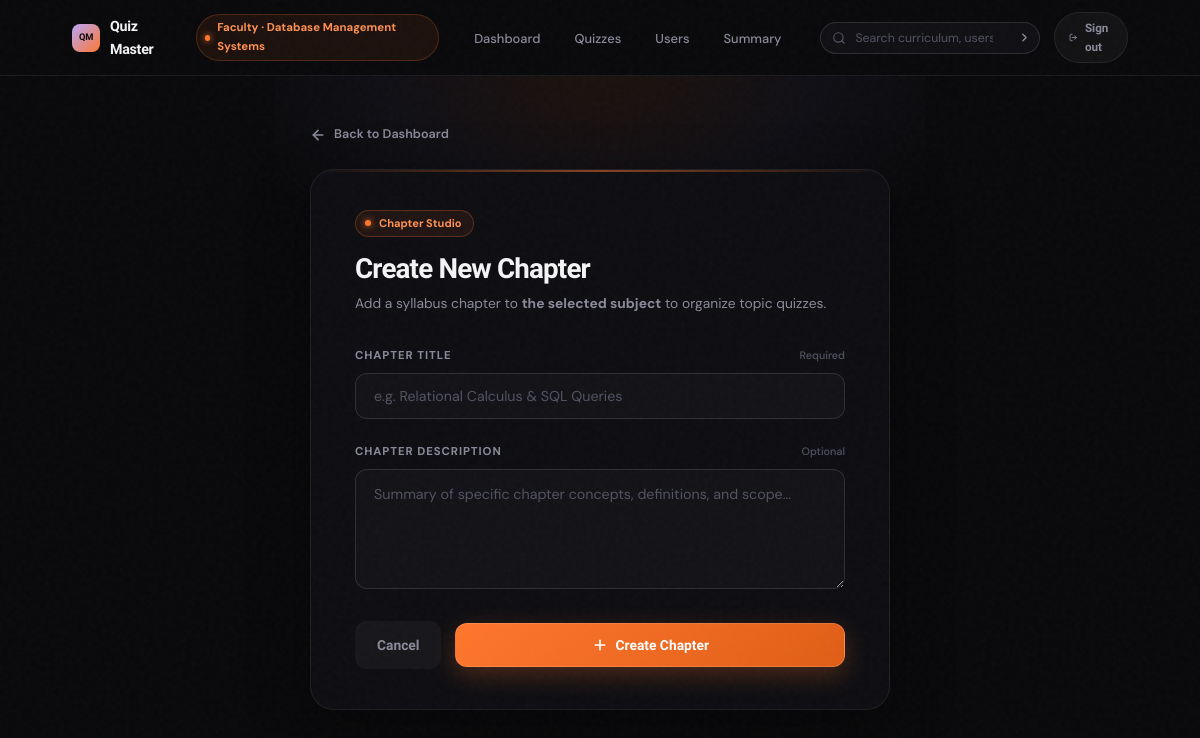
Before: /new_chap/3/Database Management Systems (signed in) with the older database file.
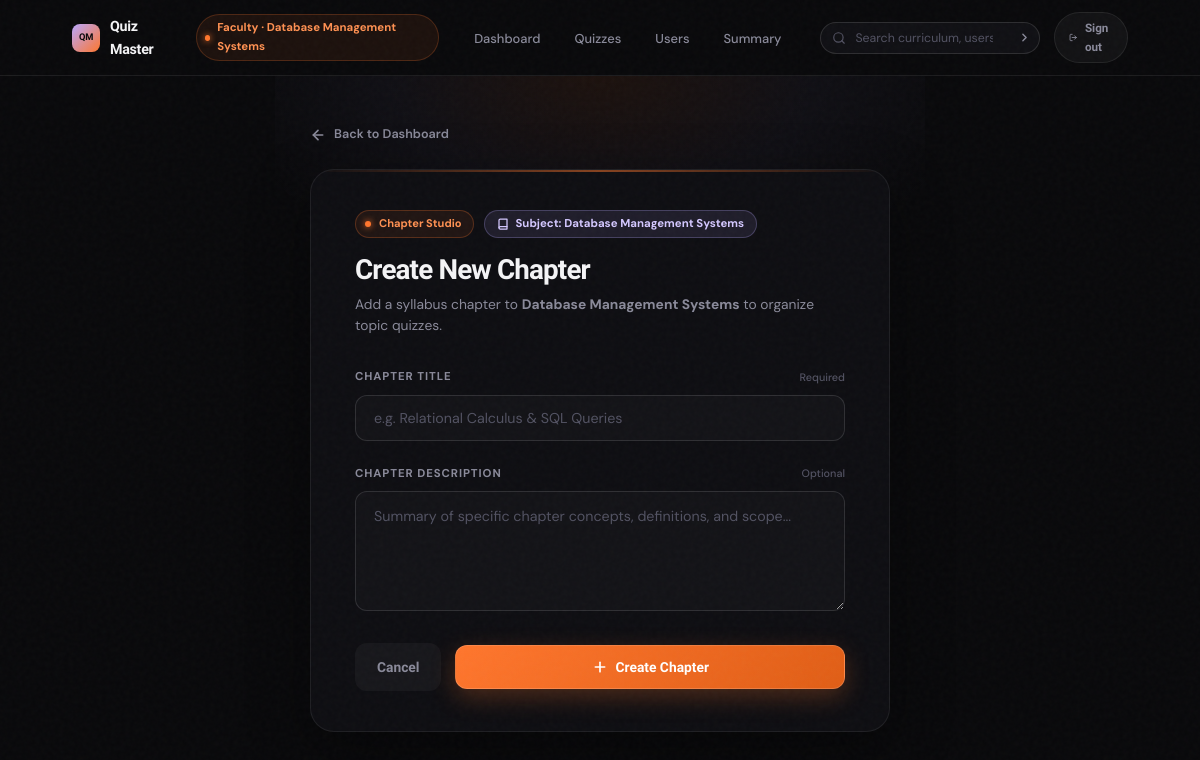
After: the same page with the newer database file.
### models/models.py (models this page shows)
class Subject(db.Model):
    __tablename__ = 'subject'
    id = db.Column(db.Integer, primary_key=True)
    name = db.Column(db.String, unique=True, nullable=False)
    description = db.Column(db.Text)
    chapters = db.relationship('Chapter', backref='subject', lazy=True)

### controllers/controllers.py (the view, shortened to what this page needs)
@app.route("/new_chap/<subject_id>/<name>", methods=["GET", "POST"])
@login_required
def new_chapter(subject_id, name):
    subject = Subject.query.filter_by(id=subject_id).first()
    return render_template("new_chap.html", name=name, subject_id=subject_id, subject=subject)

### controllers/controllers.py (called while the page is built)
def login_required(f):
    @wraps(f)
    def decorated_function(*args, **kwargs):
        if "user_id" not in session:
            return redirect(url_for("login"))
        return f(*args, **kwargs)
    return decorated_function

### templates/new_chap.html (shortened to what this page needs)
<!DOCTYPE html>
<html lang="en">
<head>
</head>
<body>
  {% include 'admin_nav.html' %}
  <main class="admin-page">
    <div class="form-wrapper">
      <a href="/admin/{{ name }}" class="back-link">
        <svg width="16" height="16" viewBox="0 0 24 24" fill="none" stroke="currentColor" stroke-width="2.5" stroke-linecap="round" stroke-linejoin="round"><line x1="19" y1="12" x2="5" y2="12"/><polyline points="12 19 5 12 12 5"/></svg>
        Back to Dashboard
      </a>
      <article class="form-card">
        <div class="form-badges-row">
          <div class="form-badge">
            <span class="badge-pip" aria-hidden="true"></span>
            <span>Chapter Studio</span>
          </div>
          {% if subject %}
          <div class="subject-pill">
            <svg width="12" height="12" viewBox="0 0 24 24" fill="none" stroke="currentColor" stroke-width="2.5" stroke-linecap="round" stroke-linejoin="round"><path d="M4 19.5A2.5 2.5 0 0 1 6.5 17H20"/><path d="M6.5 2H20v20H6.5A2.5 2.5 0 0 1 4 19.5v-15A2.5 2.5 0 0 1 6.5 2z"/></svg>
            <span>Subject: {{ subject.name }}</span>
          </div>
          {% endif %}
        </div>
        <h1 class="form-title">Create New Chapter</h1>
        <p class="form-desc">
          Add a syllabus chapter to <strong>{{ subject.name if subject else 'the selected subject' }}</strong> to organize topic quizzes.
        </p>
        <form action="/new_chap/{{ subject_id }}/{{ name }}" method="POST">
          <div class="form-group">
            <label class="form-label" for="name">
              <span>Chapter Title</span>
              <span class="label-hint">Required</span>
            </label>
            <input
              type="text"
              id="name"
              name="name"
              class="form-input"
              placeholder="e.g. Relational Calculus & SQL Queries"
              required
              autofocus
            >
          </div>
          <div class="form-group">
            <label class="form-label" for="desc">
              <span>Chapter Description</span>
              <span class="label-hint">Optional</span>
            </label>
            <textarea
              id="desc"
              name="desc"
              class="form-textarea"
              placeholder="Summary of specific chapter concepts, definitions, and scope..."
            ></textarea>
          </div>
          <div class="form-actions">
            <a href="/admin/{{ name }}" class="btn-cancel">Cancel</a>
            <button type="submit" class="btn-submit">
              <svg width="16" height="16" viewBox="0 0 24 24" fill="none" stroke="currentColor" stroke-width="2.5" stroke-linecap="round" stroke-linejoin="round"><line x1="12" y1="5" x2="12" y2="19"/><line x1="5" y1="12" x2="19" y2="12"/></svg>
              Create Chapter
            </button>
          </div>
        </form>
      </article>
    </div>
  </main>
</body>
</html>

### templates/admin_nav.html (shortened to what this page needs)
<nav class="qm-nav" role="navigation" aria-label="Admin Navigation">
  <div class="qm-nav__left">
    <a href="/admin/{{name}}" class="qm-nav__brand">
      <div class="qm-nav__logo-mark">QM</div>
      <span>Quiz Master</span>
    </a>
    <div class="qm-user-pill">
      <span class="qm-admin-dot" aria-hidden="true"></span>
      <span>Faculty &middot; {{name}}</span>
    </div>
  </div>
  <div class="qm-nav__menu" id="qmAdminNavMenu" style="display:flex;align-items:center;gap:24px;">
    <ul class="qm-nav__links">
      <li>
        <a href="/admin/{{name}}" class="qm-nav__link {% if request.path == '/admin/' ~ name or current_page == 'home' %}active{% endif %}">
          Dashboard
        </a>
      </li>
      <li>
        <a href="/admin/quiz_management/{{name}}" class="qm-nav__link {% if 'quiz' in request.path or current_page == 'quiz' %}active{% endif %}">
          Quizzes
        </a>
      </li>
      <li>
        <a href="/admin/users/{{name}}" class="qm-nav__link {% if 'user' in request.path %}active{% endif %}">
          Users
        </a>
      </li>
      <li>
        <a href="/admin/admin_summary/{{name}}" class="qm-nav__link {% if 'admin_summary' in request.path %}active{% endif %}">
          Summary
        </a>
      </li>
    </ul>
    <div class="qm-nav__right">
      <form class="qm-nav__search" role="search" action="/admin/search/{{name}}" method="post">
        <svg class="qm-nav__search-icon" width="14" height="14" viewBox="0 0 24 24" fill="none" stroke="currentColor" stroke-width="2" stroke-linecap="round" stroke-linejoin="round"><circle cx="11" cy="11" r="8"/><path d="m21 21-4.3-4.3"/></svg>
        <input type="search" name="search" placeholder="Search curriculum, users..." aria-label="Search" value="{{ request.form.get('search', '') }}">
        <button type="submit" class="qm-nav__search-btn" aria-label="Submit search">
          <svg width="13" height="13" viewBox="0 0 24 24" fill="none" stroke="currentColor" stroke-width="2.5" stroke-linecap="round" stroke-linejoin="round"><path d="m9 18 6-6-6-6"/></svg>
        </button>
      </form>
      <a href="/logout" class="qm-nav__logout" title="Sign out of Admin Portal">
        <svg width="13" height="13" viewBox="0 0 24 24" fill="none" stroke="currentColor" stroke-width="2.5" stroke-linecap="round" stroke-linejoin="round"><path d="M9 21H5a2 2 0 0 1-2-2V5a2 2 0 0 1 2-2h4"/><polyline points="16 17 21 12 16 7"/><line x1="21" x2="9" y1="12" y2="12"/></svg>
        Sign out
      </a>
    </div>
  </div>
</nav>

Changed rows visible on the page:
added Subject: name "Database Management Systems"
Other visible differences:
{{ name }}: "Database Management Systems" → (not shown)
{{ subject.name if subject else 'the selected subject' }}: "the selected subject" → (not shown)
text now shown: "Subject:"
